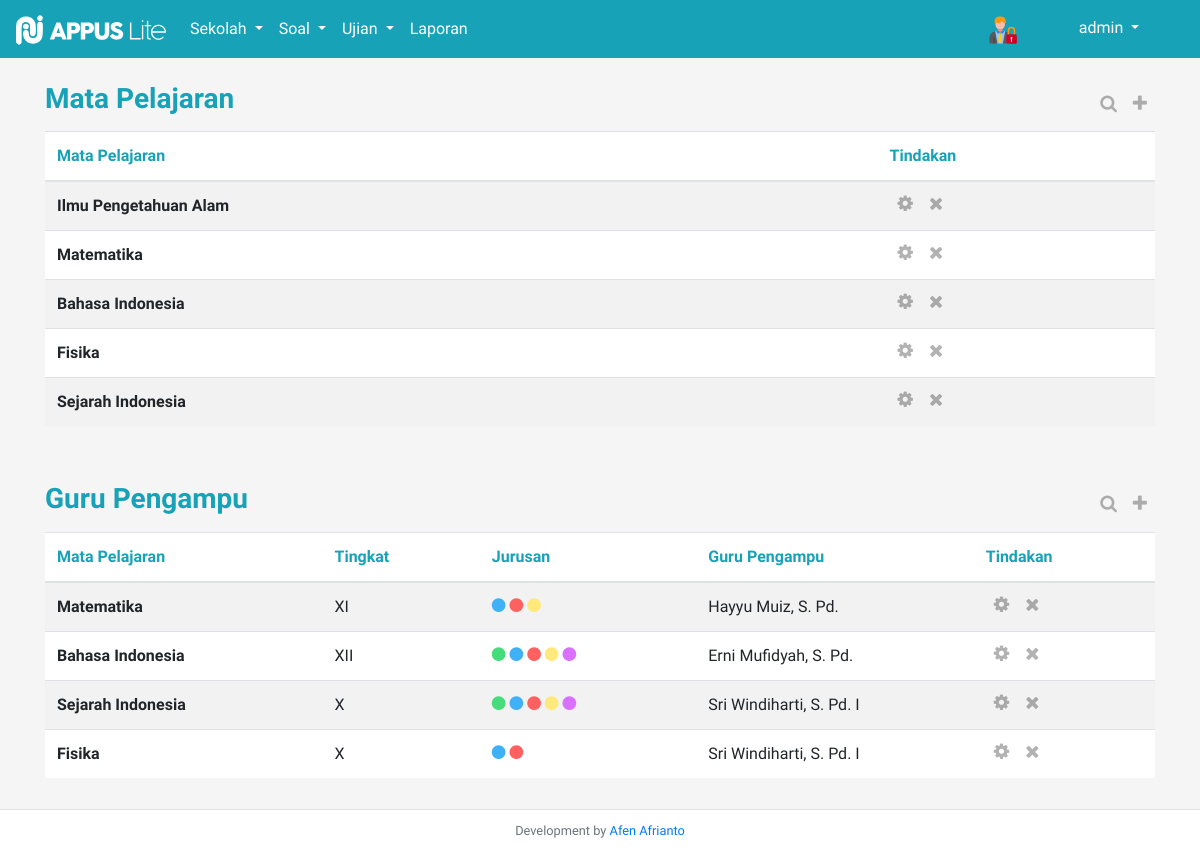
/admin/main.php?cnt=mapel (signed in), run on the app's committed database.
### tables this page shows
CREATE TABLE `tb_mapel` (
  `id_mapel` int(11) NOT NULL,
  `nama_mapel` varchar(150) NOT NULL
);

CREATE TABLE `tb_guru_pengampu` (
  `id_pengampu` int(11) NOT NULL,
  `id_mapel` int(11) NOT NULL,
  `tingkat` varchar(10) NOT NULL,
  `id_guru` int(11) NOT NULL
);

CREATE TABLE `tb_pengampu_jur` (
  `id_pengampu_jur` int(11) NOT NULL,
  `id_pengampu` int(11) NOT NULL,
  `kode_jurusan` varchar(100) NOT NULL
);

CREATE TABLE `tb_jurusan` (
  `kode_jurusan` varchar(100) NOT NULL,
  `nama_jurusan` varchar(255) NOT NULL,
  `warna_jurusan` varchar(20) NOT NULL
);

CREATE TABLE `tb_guru` (
  `id_guru` int(11) NOT NULL,
  `nama_guru` varchar(100) NOT NULL,
  `username_guru` varchar(50) NOT NULL,
  `password_guru` varchar(255) NOT NULL,
  `pass_show_guru` varchar(255) NOT NULL
);

### admin/modules/general_func.php (called while the page is built, shortened)
<?php
    if(isset($_SESSION['petugas'])){
        if($_SESSION['petugas'] == "admin"){
            $user_admin = $_SESSION['user'];
            $query_petugas = mysqli_query($conn, "SELECT * FROM tb_admin WHERE username_admin = '$user_admin'");
            $petugas_q = $query_petugas->fetch_assoc();
            $petugas = $petugas_q['username_admin'];
        }else{
            $user_guru = $_SESSION['user'];
            $query_petugasX = mysqli_query($conn, "SELECT * FROM tb_guru WHERE username_guru = '$user_guru' ");
            $petugas_q = $query_petugasX->fetch_assoc();
            $petugas = $petugas_q['nama_guru'];
            $id_petugas = $petugas_q['id_guru'];
        }
    }
?>

### admin/modules/mapel.php (called while the page is built, shortened)
<?php
$search = "";
?>

### admin/modules/pengampu.php (called while the page is built, shortened)
<?php
$search_pengampu = "";
?>

### admin/contents/mapel.php (the view, shortened to what this page needs)
<div class="container py-3">
    <div class="d-flex justify-content-between align-items-center">
        <h3 class="text-info py-2" style="font-weight:bold;">Mata Pelajaran</h3>
        <div class="d-flex">
            <a href="#" class="icon-sm px-2" style="text-decoration: none;" data-toggle="modal" data-target="#cari_mapel">
                <b class="icon-search"></b>
            </a>
            <a href="#" class="icon-sm px-2" style="text-decoration: none;" data-toggle="modal" data-target="#tambah_mapel">
                <b class="icon-plus"></b>
            </a>
        </div>
    </div>
    <div class="w-100 overflow-auto">
    <table class="table table-striped bg-white">
    <thead>
        <tr>
            <th scope="col" class="text-info" style="min-width: 300px;">Mata Pelajaran</th>
            <th scope="col" class="text-info">Tindakan</th>
        </tr>
    </thead>
    <tbody>
        <?php
          $q_mapel = mysqli_query($conn, "SELECT * FROM tb_mapel $search ORDER BY id_mapel ASC");
          if(mysqli_num_rows($q_mapel) > 0):
            while($mapel = $q_mapel->fetch_assoc()):
        ?>
          <tr>
              <th scope="row" class="w-75"><?= $mapel['nama_mapel']; ?></th>
              <td>
                  <div class="d-flex">
                      <a href="#" class="icon-sm px-2" style="text-decoration: none;" data-toggle="modal" data-target="#edit_mapel<?= $mapel['id_mapel']; ?>">
                          <b class="icon-cog"></b>
                      </a>
                      <a href="#" class="icon-sm px-2" style="text-decoration: none;" data-toggle="modal" data-target="#del_mapel<?= $mapel['id_mapel']; ?>">
                          <b class="icon-remove"></b>
                      </a>
                  </div>
              </td>
          </tr>
        <?php
            endwhile;
          else:
        ?>
          <tr>
              <td colspan="2">Data tidak ada</td>
          </tr>
        <?php
          endif;
        ?>
    </tbody>
    </table>
    </div>
</div>
<div class="container py-3">
    <div class="d-flex justify-content-between align-items-center">
        <h3 class="text-info py-2" style="font-weight:bold;">Guru Pengampu</h3>
        <div class="d-flex">
            <a href="#" class="icon-sm px-2" style="text-decoration: none;" data-toggle="modal" data-target="#cari_pengampu">
                <b class="icon-search"></b>
            </a>
            <a href="#" class="icon-sm px-2" style="text-decoration: none;" data-toggle="modal" data-target="#tambah_pengampu">
                <b class="icon-plus"></b>
            </a>
        </div>
    </div>
    <div class="w-100 overflow-auto">
    <table class="table table-striped bg-white">
    <thead>
        <tr>
            <th scope="col" class="text-info">Mata Pelajaran</th>
            <th scope="col" class="text-info">Tingkat</th>
            <th scope="col" class="text-info">Jurusan</th>
            <th scope="col" class="text-info">Guru Pengampu</th>
            <th scope="col" class="text-info">Tindakan</th>
        </tr>
    </thead>
    <tbody>
      <?php
      $pengampu_q = mysqli_query($conn, "SELECT * FROM tb_guru_pengampu INNER JOIN tb_guru ON tb_guru_pengampu.id_guru = tb_guru.id_guru INNER JOIN tb_mapel ON tb_guru_pengampu.id_mapel = tb_mapel.id_mapel $search_pengampu");
      if(mysqli_num_rows($pengampu_q) > 0):
        while($pengampu = $pengampu_q->fetch_assoc()):
      ?>
        <tr>
            <th scope="row" class="w-25"><?= $pengampu['nama_mapel']; ?></th>
            <td><?= $pengampu['tingkat']; ?></td>
            <td>
                <?php
                  $id_peng = $pengampu['id_pengampu'];
                  $pengampu_jur_q = mysqli_query($conn, "SELECT * FROM tb_pengampu_jur INNER JOIN tb_jurusan ON tb_pengampu_jur.kode_jurusan = tb_jurusan.kode_jurusan WHERE id_pengampu = '$id_peng'");
                  while($jur_p = $pengampu_jur_q->fetch_assoc()):
                ?>
                    <b class="icon-circle" style="color: <?= $jur_p['warna_jurusan'] ?>;" title="<?= $jur_p['nama_jurusan'] ?>" data-toggle="tooltip" data-placement="bottom"></b>
                <?php endwhile; ?>
            </td>
            <td class="w-25">
              <?= $pengampu['nama_guru']; ?>
            </td>
            <td>
                <div class="d-flex">
                    <a href="#" class="icon-sm px-2" style="text-decoration: none;" data-toggle="modal" data-target="#edit_pengampu<?= $pengampu['id_pengampu']; ?>">
                        <b class="icon-cog"></b>
                    </a>
                    <a href="#" class="icon-sm px-2" style="text-decoration: none;" data-toggle="modal" data-target="#del_pengampu<?= $pengampu['id_pengampu']; ?>">
                        <b class="icon-remove"></b>
                    </a>
                </div>
            </td>
        </tr>
         <?php endwhile; ?>
      <?php else: ?>
          <tr>
            <td colspan="5">Tidak ada data pengampu</td>
          </tr>
      <?php endif; ?>
    </tbody>
    </table>
    </div>
</div>

### admin/main.php (shortened to what this page needs)
<?php
    include "modules/connect.php";
    include "modules/general_func.php";
    include "modules/guru.php";
    include "modules/mapel.php";
    include "modules/pengampu.php";
    include "modules/ujian.php";
?>
<!DOCTYPE html>
<html lang="en">
<head>
    <link rel="stylesheet" href="../bootstrap/css/bootstrap.min.css">
    <link rel="stylesheet" href="assets/img/icomoon/style.css">
    <link rel="stylesheet" href="assets/img/icomoon2/style.css">
    <link rel="stylesheet" href="https://cdn.datatables.net/1.10.25/css/jquery.dataTables.min.css">
    <link rel="stylesheet" href="assets/css/main.css">
</head>
<body class="pb-5">
<nav class="navbar navbar-expand-lg navbar-dark bg-info">
    <a class="navbar-brand" href="?cnt=home">
        <img src="assets/img/logo_putih.svg" width="150" height="30" alt="">
    </a>
    <div class="collapse navbar-collapse" id="navbarSupportedContent">
        <ul class="navbar-nav mr-auto">
            <?php if($_SESSION['petugas'] == "admin"): ?>
            <li class="nav-item dropdown active">
                <a class="nav-link dropdown-toggle" href="#" id="navbarDropdown" role="button" data-toggle="dropdown" aria-haspopup="true" aria-expanded="false">
                    Sekolah
                </a>
            </li>
            <?php endif; ?>
            <li class="nav-item dropdown active">
                <a class="nav-link dropdown-toggle" href="#" id="navbarDropdown" role="button" data-toggle="dropdown" aria-haspopup="true" aria-expanded="false">
                    Soal
                </a>
            </li>
            <li class="nav-item dropdown active">
                <a class="nav-link dropdown-toggle" href="#" id="navbarDropdown" role="button" data-toggle="dropdown" aria-haspopup="true" aria-expanded="false">
                    Ujian
                </a>
            </li>
            <li class="nav-item active">
                <a class="nav-link" href="?cnt=laporan">Laporan</a>
            </li>
        </ul>
        <div class="my-2 my-lg-0">
            <ul class="navbar-nav mr-auto w-auto">
                <div class="navbar-brand text-center">
                    <?php if($_SESSION['petugas'] == 'admin') : ?>
                        <img src="assets/img/icon_admin.svg" width="30" height="30" alt="" title="Kamu seorang admin">
                    <?php else: ?>
                        <img src="assets/img/guru_icon.svg" width="30" height="30" alt="" title="Kamu seorang guru">
                    <?php endif; ?>
                </div>
                <li class="nav-item dropdown active w-auto text-center" style="min-width: 150px;">
                    <a class="nav-link dropdown-toggle" href="#" id="navbarDropdown" role="button" data-toggle="dropdown" aria-haspopup="true" aria-expanded="false">
                        <?= $petugas; ?>
                    </a>
                </li>
            </ul>
        </div>
    </div>
</nav>
<?php
    if(isset($_GET['cnt'])):
            $content = $_GET['cnt'].".php";
            include "contents/$content";
    else:
            include "contents/home.php";
    endif;
?>
<div class="border-top mt-3 py-2 pb-3 text-center w-100 bg-white" style="position: fixed; bottom: 0;">
    <small class="text-secondary">Development by <a href="#">Afen Afrianto</a></small>
</div>
</body>
</html>

### admin/assets/img/icomoon/style.css (style rules this page uses)
[class^="icon-"], [class*=" icon-"] { font-family: 'icomoon' !important; speak: never; font-style: normal; font-weight: normal; font-variant: normal; text-transform: none; line-height: 1; -webkit-font-smoothing: antialiased; -moz-osx-font-smoothing: grayscale; }
.icon-plus:before { content: "\f067"; }
.icon-search:before { content: "\f002"; }
.icon-remove:before { content: "\f00d"; }
.icon-cog:before { content: "\f013"; }
.icon-circle:before { content: "\f111"; }

### admin/assets/img/icomoon2/style.css (style rules this page uses)
[class^="icon-"], [class*=" icon-"] { font-family: 'icomoon' !important; speak: never; font-style: normal; font-weight: normal; font-variant: normal; text-transform: none; line-height: 1; -webkit-font-smoothing: antialiased; -moz-osx-font-smoothing: grayscale; }

### admin/assets/css/main.css (style rules this page uses)
* { font-family: 'Comfortaa', sans-serif; }
body { background-color: whitesmoke; }
.icon-sm { font-size: x-large; filter: opacity(0.3); color: black; font-size: large; font-weight: bold; }

### data on the page
tb_mapel: nama_mapel "Ilmu Pengetahuan Alam"
tb_mapel: nama_mapel "Matematika"
tb_mapel: nama_mapel "Bahasa Indonesia"
tb_mapel: nama_mapel "Fisika"
tb_mapel: nama_mapel "Sejarah Indonesia"
tb_guru_pengampu: id_mapel.nama_mapel "Matematika", tingkat "XI", id_guru.nama_guru "Hayyu Muiz, S. Pd."
tb_guru_pengampu: id_mapel.nama_mapel "Bahasa Indonesia", tingkat "XII", id_guru.nama_guru "Erni Mufidyah, S. Pd."
tb_guru_pengampu: id_mapel.nama_mapel "Sejarah Indonesia", tingkat "X", id_guru.nama_guru "Sri Windiharti, S. Pd. I"
tb_guru_pengampu: id_mapel.nama_mapel "Fisika", tingkat "X", id_guru.nama_guru "Sri Windiharti, S. Pd. I"

### other printed values
$petugas "admin"
